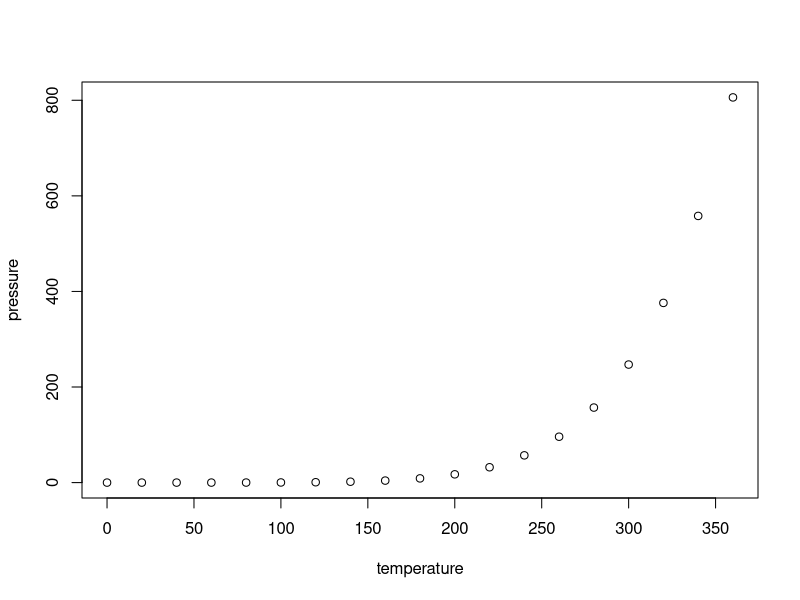
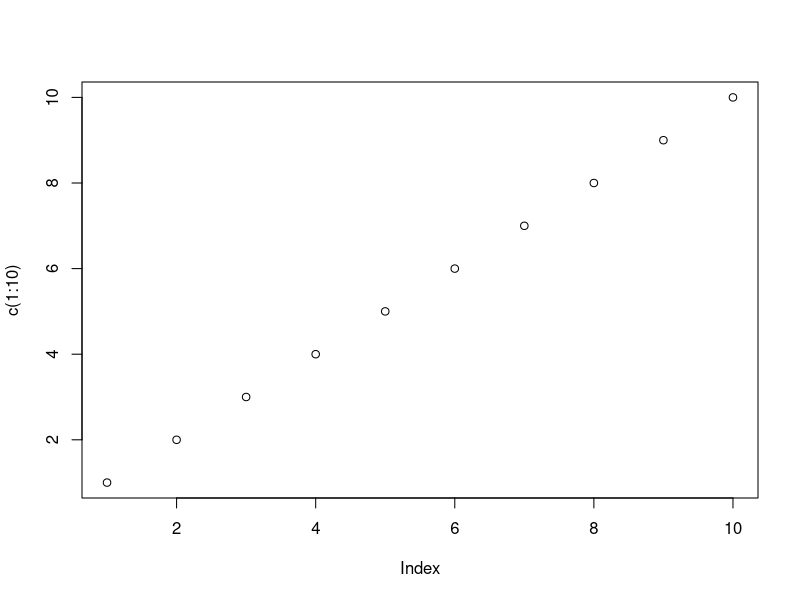

Recreate these plots in R, in order.
## ---- chunk 1
knitr::opts_chunk$set(echo = TRUE)
## ---- chunk 2
summary(cars)
## ---- chunk 3
plot(pressure)
plot(c(1:10))
